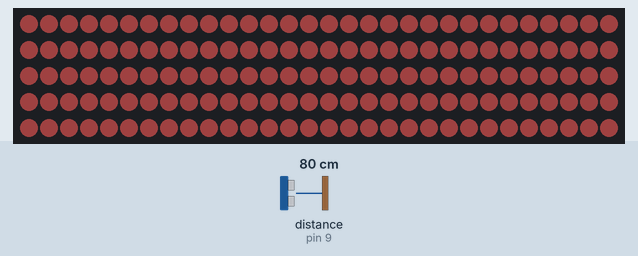
This sketch was run on a simulated Arduino Uno, built with avr-gcc and run on an emulated ATmega328P. Shown: 150 RGB LEDs in strip order, left to right, continuing on the next row. Wiring (inferred from the names in the program): ultrasonic range finder: trigger pin 10; echo pin 9. The inputs (shaded band) are chosen by the test bench; at power-on: distance to the obstacle (sensor on pin 9) 80 cm. The echo pulse lasts 58.3 µs per cm; dim RGB values are drawn brighter than linear.

Above: at 1.2 s.
1.3 s: distance to the obstacle (sensor on pin 9) set to 120 cm
At 1.6 s:
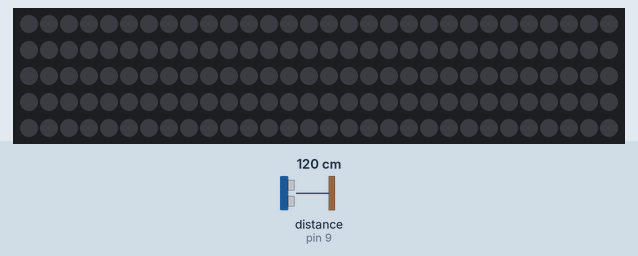
2.8 s: distance to the obstacle (sensor on pin 9) set to 2 cm
At 3.7 s:
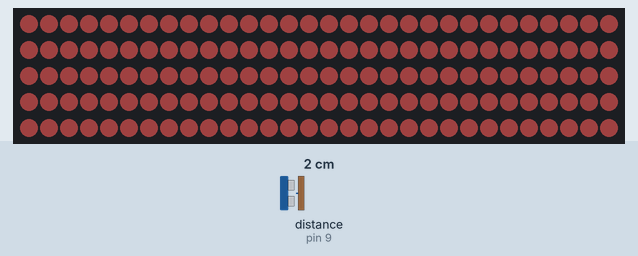
4.3 s: distance to the obstacle (sensor on pin 9) set to 250 cm
At 5.4 s:
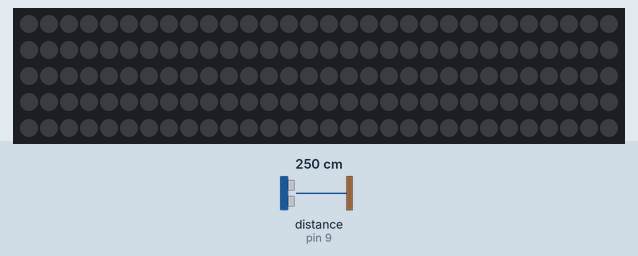
Timing chart, 0 to 7.3 s (numbered marks = the images above; inputs shaded):
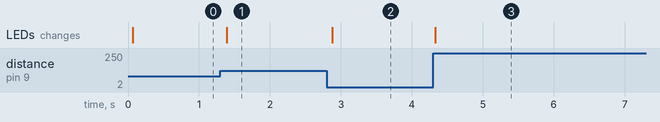

Measured:
- after the input at 1.3 s, the LEDs: change after 0.09 s (image 1)
- after the input at 2.8 s, the LEDs: change after 0.08 s (image 2)
- after the input at 4.3 s, the LEDs: change at once (image 3)

The sketch:

neopixel.ino
```cpp
#include <Adafruit_NeoPixel.h>

#define LED_COUNT 150
#define PIN 6
#define TRIG_PIN 10
#define ECHO_PIN 9
#define MAX_DISTANCE 100  // Maximum distance in centimeters

Adafruit_NeoPixel leds = Adafruit_NeoPixel(LED_COUNT, PIN, NEO_GRB + NEO_KHZ800);

int R = 255;
int G = 102;
int B = 102;
int brightness = 32;

// Function declarations
void clearLEDs();
void colorWipe(uint32_t color, int wait);

void setup() {
  leds.begin();
  clearLEDs();
  pinMode(TRIG_PIN, OUTPUT);
  pinMode(ECHO_PIN, INPUT);
}

void colorWipe(uint32_t color, int wait) {
  for (int i = 0; i < LED_COUNT; i++) {
    leds.setPixelColor(i, color);
  }
  leds.show();
  delay(wait);
}

void loop() {
  // Measure distance
  long duration, distance;
  digitalWrite(TRIG_PIN, LOW);
  delayMicroseconds(2);
  digitalWrite(TRIG_PIN, HIGH);
  delayMicroseconds(10);
  digitalWrite(TRIG_PIN, LOW);
  duration = pulseIn(ECHO_PIN, HIGH);
  distance = (duration / 2) / 29.1;  // Convert the time to distance in centimeters

  // Check if someone is within 50cm
  if (distance > 0 && distance <= MAX_DISTANCE) {
    leds.setBrightness(brightness);
    colorWipe(leds.Color(R, G, B), 50);
  } else {
    // If no one is within 50cm or invalid reading, turn off the LEDs
    clearLEDs();
  }

  delay(100);  // Adjust the delay as needed for your application
}

void clearLEDs() {
  for (int i = 0; i < LED_COUNT; i++) {
    leds.setPixelColor(i, 0);
  }
  leds.show();
  delay(50);
}
```
